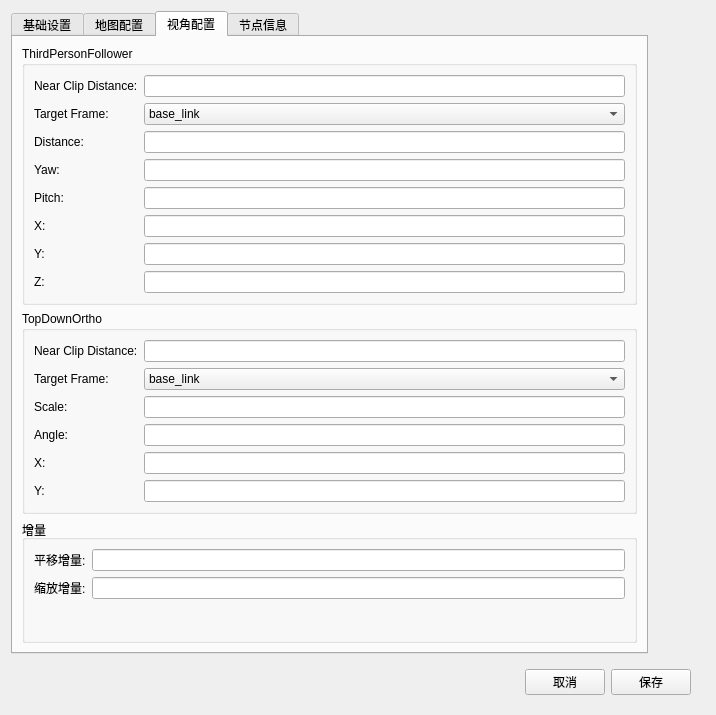
<?xml version="1.0" encoding="UTF-8"?>
<ui version="4.0">
 <class>Settings</class>
 <widget class="QWidget" name="Settings">
  <property name="geometry">
   <rect>
    <x>0</x>
    <y>0</y>
    <width>716</width>
    <height>715</height>
   </rect>
  </property>
  <property name="windowTitle">
   <string>设置</string>
  </property>
  <layout class="QFormLayout" name="formLayout_2">
   <item row="0" column="0">
    <widget class="QTabWidget" name="tabWidget">
     <property name="currentIndex">
      <number>2</number>
     </property>
     <widget class="QWidget" name="tabWidgetPage1">
      <attribute name="title">
       <string>基础设置</string>
      </attribute>
      <layout class="QVBoxLayout" name="verticalLayout_6">
       <item>
        <widget class="QWidget" name="widget_4" native="true">
         <layout class="QHBoxLayout" name="horizontalLayout_2">
          <property name="leftMargin">
           <number>1</number>
          </property>
          <property name="topMargin">
           <number>1</number>
          </property>
          <property name="rightMargin">
           <number>1</number>
          </property>
          <property name="bottomMargin">
           <number>1</number>
          </property>
          <item>
           <widget class="QGroupBox" name="groupBox_3">
            <property name="maximumSize">
             <size>
              <width>400</width>
              <height>16777215</height>
             </size>
            </property>
            <property name="title">
             <string>话题</string>
            </property>
            <layout class="QVBoxLayout" name="verticalLayout">
             <item>
              <widget class="QWidget" name="widget" native="true">
               <layout class="QHBoxLayout" name="horizontalLayout_5">
                <item>
                 <widget class="QLabel" name="label_15">
                  <property name="text">
                   <string>里程计话题：</string>
                  </property>
                 </widget>
                </item>
                <item>
                 <widget class="QLineEdit" name="lineEdit_odm">
                  <property name="text">
                   <string>raw_odom</string>
                  </property>
                 </widget>
                </item>
               </layout>
              </widget>
             </item>
             <item>
              <widget class="QWidget" name="widget" native="true">
               <layout class="QHBoxLayout" name="horizontalLayout_6">
                <item>
                 <widget class="QLabel" name="label_16">
                  <property name="text">
                   <string>电池电量话题：</string>
                  </property>
                 </widget>
                </item>
                <item>
                 <widget class="QLineEdit" name="lineEdit_power">
                  <property name="text">
                   <string>power</string>
                  </property>
                 </widget>
                </item>
                <item>
                 <widget class="QLabel" name="label_22">
                  <property name="text">
                   <string>std_msg/Float32</string>
                  </property>
                 </widget>
                </item>
               </layout>
              </widget>
             </item>
             <item>
              <widget class="QWidget" name="widget" native="true">
               <layout class="QHBoxLayout" name="horizontalLayout_11">
                <item>
                 <widget class="QLabel" name="label_12">
                  <property name="text">
                   <string>最低电压：</string>
                  </property>
                 </widget>
                </item>
                <item>
                 <widget class="QLineEdit" name="lineEdit_power_min">
                  <property name="text">
                   <string>10</string>
                  </property>
                 </widget>
                </item>
                <item>
                 <widget class="QLabel" name="label_20">
                  <property name="text">
                   <string>V</string>
                  </property>
                 </widget>
                </item>
                <item>
                 <widget class="QLabel" name="label_13">
                  <property name="text">
                   <string>最高电压：</string>
                  </property>
                 </widget>
                </item>
                <item>
                 <widget class="QLineEdit" name="lineEdit_power_max">
                  <property name="text">
                   <string>11.8</string>
                  </property>
                 </widget>
                </item>
                <item>
                 <widget class="QLabel" name="label_21">
                  <property name="text">
                   <string>V</string>
                  </property>
                 </widget>
                </item>
               </layout>
              </widget>
             </item>
             <item>
              <widget class="QWidget" name="widget" native="true">
               <layout class="QHBoxLayout" name="horizontalLayout_7">
                <item>
                 <widget class="QLabel" name="label">
                  <property name="text">
                   <string>机器人坐标话题：</string>
                  </property>
                 </widget>
                </item>
                <item>
                 <widget class="QLineEdit" name="lineEdit">
                  <property name="text">
                   <string>amcl_pose</string>
                  </property>
                 </widget>
                </item>
               </layout>
              </widget>
             </item>
             <item>
              <widget class="QWidget" name="widget" native="true">
               <layout class="QHBoxLayout" name="horizontalLayout_18">
                <item>
                 <widget class="QLabel" name="label_2">
                  <property name="text">
                   <string>机器人IP：</string>
                  </property>
                 </widget>
                </item>
                <item>
                 <widget class="QLineEdit" name="lineEdit_RemoteIP"/>
                </item>
               </layout>
              </widget>
             </item>
             <item>
              <widget class="QWidget" name="widget_7" native="true">
               <layout class="QFormLayout" name="formLayout_5">
                <item row="0" column="0">
                 <widget class="QLabel" name="label_30">
                  <property name="text">
                   <string>图片1话题：</string>
                  </property>
                 </widget>
                </item>
                <item row="2" column="1">
                 <widget class="QLineEdit" name="lineEdit_image01"/>
                </item>
                <item row="2" column="0">
                 <widget class="QLabel" name="label_31">
                  <property name="text">
                   <string>图片2话题：</string>
                  </property>
                 </widget>
                </item>
                <item row="0" column="1">
                 <widget class="QLineEdit" name="lineEdit_image00"/>
                </item>
               </layout>
              </widget>
             </item>
            </layout>
           </widget>
          </item>
          <item>
           <widget class="QGroupBox" name="groupBox">
            <property name="title">
             <string>连接</string>
            </property>
            <layout class="QGridLayout" name="gridLayout">
             <item row="0" column="0">
              <widget class="QLabel" name="label_3">
               <property name="text">
                <string>主节点IP</string>
               </property>
              </widget>
             </item>
             <item row="0" column="1" colspan="2">
              <widget class="QLineEdit" name="lineEdit_masterIP"/>
             </item>
             <item row="1" column="0">
              <widget class="QLabel" name="label_4">
               <property name="text">
                <string>本机IP</string>
               </property>
              </widget>
             </item>
             <item row="1" column="1" colspan="2">
              <widget class="QLineEdit" name="lineEdit_localIP"/>
             </item>
             <item row="2" column="0" colspan="2">
              <widget class="QCheckBox" name="checkBox_autoConnect">
               <property name="layoutDirection">
                <enum>Qt::RightToLeft</enum>
               </property>
               <property name="text">
                <string>自动连接</string>
               </property>
              </widget>
             </item>
             <item row="2" column="2">
              <widget class="QCheckBox" name="checkbox_use_environment">
               <property name="layoutDirection">
                <enum>Qt::RightToLeft</enum>
               </property>
               <property name="text">
                <string>使用环境变量</string>
               </property>
              </widget>
             </item>
             <item row="3" column="0" colspan="2">
              <widget class="QPushButton" name="btn_connect">
               <property name="text">
                <string>连接</string>
               </property>
              </widget>
             </item>
             <item row="3" column="2">
              <widget class="QPushButton" name="btn_disconnect">
               <property name="text">
                <string>断开</string>
               </property>
              </widget>
             </item>
            </layout>
           </widget>
          </item>
         </layout>
        </widget>
       </item>
       <item>
        <widget class="QWidget" name="widget_3" native="true">
         <property name="layoutDirection">
          <enum>Qt::LeftToRight</enum>
         </property>
         <layout class="QHBoxLayout" name="horizontalLayout_10">
          <property name="leftMargin">
           <number>1</number>
          </property>
          <property name="topMargin">
           <number>1</number>
          </property>
          <property name="rightMargin">
           <number>1</number>
          </property>
          <property name="bottomMargin">
           <number>1</number>
          </property>
          <item>
           <widget class="QGroupBox" name="groupBox">
            <property name="maximumSize">
             <size>
              <width>400</width>
              <height>16777215</height>
             </size>
            </property>
            <property name="title">
             <string>视频</string>
            </property>
            <layout class="QFormLayout" name="formLayout">
             <item row="0" column="0">
              <widget class="QLabel" name="label_6">
               <property name="text">
                <string>视频1:</string>
               </property>
              </widget>
             </item>
             <item row="0" column="1">
              <widget class="QLineEdit" name="lineEdit_vedio0"/>
             </item>
             <item row="1" column="0">
              <widget class="QLabel" name="label_7">
               <property name="text">
                <string>视频2:</string>
               </property>
              </widget>
             </item>
             <item row="1" column="1">
              <widget class="QLineEdit" name="lineEdit_vedio1"/>
             </item>
             <item row="2" column="0">
              <widget class="QLabel" name="label_8">
               <property name="text">
                <string>视频3:</string>
               </property>
              </widget>
             </item>
             <item row="2" column="1">
              <widget class="QLineEdit" name="lineEdit_vedio2"/>
             </item>
             <item row="3" column="0">
              <widget class="QLabel" name="label_9">
               <property name="text">
                <string>视频4:</string>
               </property>
              </widget>
             </item>
             <item row="3" column="1">
              <widget class="QLineEdit" name="lineEdit_vedio3"/>
             </item>
            </layout>
           </widget>
          </item>
          <item>
           <widget class="QGroupBox" name="groupBox_2">
            <property name="title">
             <string>其他</string>
            </property>
            <layout class="QVBoxLayout" name="verticalLayout_2">
             <item>
              <widget class="QWidget" name="widget" native="true">
               <property name="layoutDirection">
                <enum>Qt::LeftToRight</enum>
               </property>
               <layout class="QHBoxLayout" name="horizontalLayout_9">
                <item>
                 <widget class="QLabel" name="label_5">
                  <property name="maximumSize">
                   <size>
                    <width>75</width>
                    <height>16777215</height>
                   </size>
                  </property>
                  <property name="text">
                   <string>主题:</string>
                  </property>
                 </widget>
                </item>
                <item>
                 <widget class="QComboBox" name="cbx_style">
                  <property name="maximumSize">
                   <size>
                    <width>200</width>
                    <height>16777215</height>
                   </size>
                  </property>
                  <item>
                   <property name="text">
                    <string>黑色</string>
                   </property>
                  </item>
                  <item>
                   <property name="text">
                    <string>蓝色</string>
                   </property>
                  </item>
                  <item>
                   <property name="text">
                    <string>灰色</string>
                   </property>
                  </item>
                 </widget>
                </item>
               </layout>
              </widget>
             </item>
            </layout>
           </widget>
          </item>
         </layout>
        </widget>
       </item>
       <item>
        <spacer name="verticalSpacer">
         <property name="orientation">
          <enum>Qt::Vertical</enum>
         </property>
         <property name="sizeHint" stdset="0">
          <size>
           <width>20</width>
           <height>129</height>
          </size>
         </property>
        </spacer>
       </item>
      </layout>
     </widget>
     <widget class="QWidget" name="tabWidgetPage2">
      <attribute name="title">
       <string>地图配置</string>
      </attribute>
      <layout class="QHBoxLayout" name="horizontalLayout_4">
       <property name="spacing">
        <number>1</number>
       </property>
       <property name="leftMargin">
        <number>1</number>
       </property>
       <property name="topMargin">
        <number>1</number>
       </property>
       <property name="rightMargin">
        <number>1</number>
       </property>
       <property name="bottomMargin">
        <number>1</number>
       </property>
       <item>
        <widget class="QWidget" name="widget_5" native="true">
         <layout class="QVBoxLayout" name="verticalLayout_5">
          <property name="spacing">
           <number>1</number>
          </property>
          <property name="leftMargin">
           <number>1</number>
          </property>
          <property name="topMargin">
           <number>1</number>
          </property>
          <property name="rightMargin">
           <number>1</number>
          </property>
          <property name="bottomMargin">
           <number>1</number>
          </property>
          <item>
           <widget class="QWidget" name="widget" native="true">
            <layout class="QHBoxLayout" name="horizontalLayout_8">
             <property name="spacing">
              <number>1</number>
             </property>
             <item>
              <widget class="QLabel" name="label_14">
               <property name="maximumSize">
                <size>
                 <width>16</width>
                 <height>16</height>
                </size>
               </property>
               <property name="text">
                <string/>
               </property>
               <property name="pixmap">
                <pixmap resource="../resources/images.qrc">:/images/classes/Displays.svg</pixmap>
               </property>
              </widget>
             </item>
             <item>
              <widget class="QLabel" name="label_17">
               <property name="text">
                <string>Rviz</string>
               </property>
              </widget>
             </item>
            </layout>
           </widget>
          </item>
          <item>
           <widget class="QWidget" name="widget_6" native="true">
            <property name="minimumSize">
             <size>
              <width>355</width>
              <height>0</height>
             </size>
            </property>
            <layout class="QHBoxLayout" name="horizontalLayout_3">
             <property name="spacing">
              <number>1</number>
             </property>
             <property name="leftMargin">
              <number>1</number>
             </property>
             <property name="topMargin">
              <number>1</number>
             </property>
             <property name="rightMargin">
              <number>1</number>
             </property>
             <property name="bottomMargin">
              <number>1</number>
             </property>
             <item>
              <widget class="QWidget" name="widget" native="true">
               <property name="minimumSize">
                <size>
                 <width>98</width>
                 <height>0</height>
                </size>
               </property>
               <property name="maximumSize">
                <size>
                 <width>98</width>
                 <height>16777215</height>
                </size>
               </property>
               <layout class="QVBoxLayout" name="verticalLayout_4">
                <property name="spacing">
                 <number>1</number>
                </property>
                <item>
                 <widget class="QPushButton" name="btn_add_topic">
                  <property name="enabled">
                   <bool>true</bool>
                  </property>
                  <property name="text">
                   <string>添加</string>
                  </property>
                 </widget>
                </item>
                <item>
                 <widget class="QPushButton" name="btn_remove_topic">
                  <property name="enabled">
                   <bool>true</bool>
                  </property>
                  <property name="text">
                   <string>移除</string>
                  </property>
                 </widget>
                </item>
                <item>
                 <widget class="QPushButton" name="btn_rename_topic">
                  <property name="enabled">
                   <bool>true</bool>
                  </property>
                  <property name="text">
                   <string>重命名</string>
                  </property>
                 </widget>
                </item>
                <item>
                 <widget class="QPushButton" name="btn_rvizReadDisplaySet">
                  <property name="enabled">
                   <bool>true</bool>
                  </property>
                  <property name="text">
                   <string>加载配置</string>
                  </property>
                 </widget>
                </item>
                <item>
                 <widget class="QPushButton" name="btn_rvizSaveDisplaySet">
                  <property name="enabled">
                   <bool>true</bool>
                  </property>
                  <property name="text">
                   <string>保存配置</string>
                  </property>
                 </widget>
                </item>
                <item>
                 <widget class="QCheckBox" name="cbx_rviz_autoRW">
                  <property name="enabled">
                   <bool>true</bool>
                  </property>
                  <property name="maximumSize">
                   <size>
                    <width>80</width>
                    <height>16777215</height>
                   </size>
                  </property>
                  <property name="layoutDirection">
                   <enum>Qt::LeftToRight</enum>
                  </property>
                  <property name="text">
                   <string>自动存取</string>
                  </property>
                  <property name="iconSize">
                   <size>
                    <width>16</width>
                    <height>16</height>
                   </size>
                  </property>
                  <property name="checkable">
                   <bool>true</bool>
                  </property>
                 </widget>
                </item>
               </layout>
              </widget>
             </item>
             <item>
              <widget class="QTreeView" name="treeView_rvizDisplayTree">
               <property name="midLineWidth">
                <number>0</number>
               </property>
              </widget>
             </item>
            </layout>
           </widget>
          </item>
         </layout>
        </widget>
       </item>
      </layout>
     </widget>
     <widget class="QWidget" name="tab_2">
      <attribute name="title">
       <string>视角配置</string>
      </attribute>
      <layout class="QVBoxLayout" name="verticalLayout_3">
       <item>
        <widget class="QGroupBox" name="groupBox_4">
         <property name="title">
          <string>ThirdPersonFollower</string>
         </property>
         <layout class="QFormLayout" name="formLayout_4">
          <item row="0" column="0">
           <widget class="QLabel" name="label_18">
            <property name="text">
             <string>Near Clip Distance:</string>
            </property>
           </widget>
          </item>
          <item row="0" column="1">
           <widget class="QLineEdit" name="lineEdit_ncdistance0"/>
          </item>
          <item row="1" column="0">
           <widget class="QLabel" name="label_19">
            <property name="text">
             <string>Target Frame:</string>
            </property>
           </widget>
          </item>
          <item row="1" column="1">
           <widget class="QComboBox" name="cmb_targetFrame0">
            <item>
             <property name="text">
              <string>base_link</string>
             </property>
            </item>
            <item>
             <property name="text">
              <string>map</string>
             </property>
            </item>
           </widget>
          </item>
          <item row="2" column="0">
           <widget class="QLabel" name="label_23">
            <property name="text">
             <string>Distance:</string>
            </property>
           </widget>
          </item>
          <item row="2" column="1">
           <widget class="QLineEdit" name="lineEdit_distance"/>
          </item>
          <item row="3" column="0">
           <widget class="QLabel" name="label_24">
            <property name="text">
             <string>Yaw:</string>
            </property>
           </widget>
          </item>
          <item row="3" column="1">
           <widget class="QLineEdit" name="lineEdit_yaw"/>
          </item>
          <item row="4" column="0">
           <widget class="QLabel" name="label_25">
            <property name="text">
             <string>Pitch:</string>
            </property>
           </widget>
          </item>
          <item row="4" column="1">
           <widget class="QLineEdit" name="lineEdit_pitch"/>
          </item>
          <item row="5" column="0">
           <widget class="QLabel" name="label_34">
            <property name="text">
             <string>X:</string>
            </property>
           </widget>
          </item>
          <item row="6" column="0">
           <widget class="QLabel" name="label_35">
            <property name="text">
             <string>Y:</string>
            </property>
           </widget>
          </item>
          <item row="5" column="1">
           <widget class="QLineEdit" name="lineEdit_X_T"/>
          </item>
          <item row="6" column="1">
           <widget class="QLineEdit" name="lineEdit_Y_T"/>
          </item>
          <item row="7" column="0">
           <widget class="QLabel" name="label_36">
            <property name="text">
             <string>Z:</string>
            </property>
           </widget>
          </item>
          <item row="7" column="1">
           <widget class="QLineEdit" name="lineEdit_Z_T"/>
          </item>
         </layout>
        </widget>
       </item>
       <item>
        <widget class="QGroupBox" name="groupBox_5">
         <property name="title">
          <string>TopDownOrtho</string>
         </property>
         <layout class="QFormLayout" name="formLayout_3">
          <item row="0" column="0">
           <widget class="QLabel" name="label_28">
            <property name="text">
             <string>Near Clip Distance:</string>
            </property>
           </widget>
          </item>
          <item row="0" column="1">
           <widget class="QLineEdit" name="lineEdit_ncdistance1"/>
          </item>
          <item row="1" column="0">
           <widget class="QLabel" name="label_26">
            <property name="text">
             <string>Target Frame:</string>
            </property>
           </widget>
          </item>
          <item row="1" column="1">
           <widget class="QComboBox" name="cmb_targetFrame1">
            <item>
             <property name="text">
              <string>base_link</string>
             </property>
            </item>
            <item>
             <property name="text">
              <string>map</string>
             </property>
            </item>
           </widget>
          </item>
          <item row="2" column="0">
           <widget class="QLabel" name="label_29">
            <property name="text">
             <string>Scale:</string>
            </property>
           </widget>
          </item>
          <item row="2" column="1">
           <widget class="QLineEdit" name="lineEdit_scale"/>
          </item>
          <item row="3" column="0">
           <widget class="QLabel" name="label_27">
            <property name="text">
             <string>Angle:</string>
            </property>
           </widget>
          </item>
          <item row="3" column="1">
           <widget class="QLineEdit" name="lineEdit_angle"/>
          </item>
          <item row="4" column="0">
           <widget class="QLabel" name="label_32">
            <property name="text">
             <string>X:</string>
            </property>
           </widget>
          </item>
          <item row="4" column="1">
           <widget class="QLineEdit" name="lineEdit_X_D"/>
          </item>
          <item row="5" column="0">
           <widget class="QLabel" name="label_33">
            <property name="text">
             <string>Y:</string>
            </property>
           </widget>
          </item>
          <item row="5" column="1">
           <widget class="QLineEdit" name="lineEdit_Y_D"/>
          </item>
         </layout>
        </widget>
       </item>
       <item>
        <widget class="QGroupBox" name="groupBox_6">
         <property name="title">
          <string>增量</string>
         </property>
         <layout class="QFormLayout" name="formLayout_6">
          <item row="0" column="0">
           <widget class="QLabel" name="label_37">
            <property name="text">
             <string>平移增量:</string>
            </property>
           </widget>
          </item>
          <item row="0" column="1">
           <widget class="QLineEdit" name="lineEdit_add_XY"/>
          </item>
          <item row="1" column="0">
           <widget class="QLabel" name="label_38">
            <property name="text">
             <string>缩放增量:</string>
            </property>
           </widget>
          </item>
          <item row="1" column="1">
           <widget class="QLineEdit" name="lineEdit_add_distance"/>
          </item>
         </layout>
        </widget>
       </item>
      </layout>
     </widget>
     <widget class="QWidget" name="tab">
      <attribute name="title">
       <string>节点信息</string>
      </attribute>
      <layout class="QHBoxLayout" name="horizontalLayout_13">
       <item>
        <widget class="QWidget" name="widget_topiclog" native="true">
         <layout class="QVBoxLayout" name="verticalLayout_7">
          <item>
           <widget class="QLabel" name="label_10">
            <property name="text">
             <string>TopicLog</string>
            </property>
           </widget>
          </item>
          <item>
           <widget class="QListView" name="view_logging"/>
          </item>
         </layout>
        </widget>
       </item>
       <item>
        <widget class="QWidget" name="widget_topiclist" native="true">
         <layout class="QVBoxLayout" name="verticalLayout_8">
          <item>
           <widget class="QLabel" name="label_11">
            <property name="text">
             <string>TopicList</string>
            </property>
           </widget>
          </item>
          <item>
           <widget class="QListWidget" name="topic_listWidget"/>
          </item>
          <item>
           <widget class="QWidget" name="widget_topiclist1" native="true">
            <layout class="QHBoxLayout" name="horizontalLayout_12">
             <item>
              <spacer name="horizontalSpacer_2">
               <property name="orientation">
                <enum>Qt::Horizontal</enum>
               </property>
               <property name="sizeHint" stdset="0">
                <size>
                 <width>138</width>
                 <height>20</height>
                </size>
               </property>
              </spacer>
             </item>
             <item>
              <widget class="QPushButton" name="btn_refreash_topic">
               <property name="text">
                <string>刷新</string>
               </property>
              </widget>
             </item>
            </layout>
           </widget>
          </item>
         </layout>
        </widget>
       </item>
      </layout>
     </widget>
    </widget>
   </item>
   <item row="1" column="0">
    <widget class="QWidget" name="widget_2" native="true">
     <layout class="QHBoxLayout" name="horizontalLayout">
      <item>
       <spacer name="horizontalSpacer">
        <property name="orientation">
         <enum>Qt::Horizontal</enum>
        </property>
        <property name="sizeHint" stdset="0">
         <size>
          <width>505</width>
          <height>20</height>
         </size>
        </property>
       </spacer>
      </item>
      <item>
       <widget class="QPushButton" name="btn_cancel">
        <property name="text">
         <string>取消</string>
        </property>
        <property name="icon">
         <iconset resource="../resources/images.qrc">
          <normaloff>:/images/false.png</normaloff>:/images/false.png</iconset>
        </property>
       </widget>
      </item>
      <item>
       <widget class="QPushButton" name="btn_ok">
        <property name="text">
         <string>保存</string>
        </property>
        <property name="icon">
         <iconset resource="../resources/images.qrc">
          <normaloff>:/images/ok.png</normaloff>:/images/ok.png</iconset>
        </property>
       </widget>
      </item>
     </layout>
    </widget>
   </item>
  </layout>
 </widget>
 <resources>
  <include location="../resources/images.qrc"/>
 </resources>
 <connections/>
</ui>
